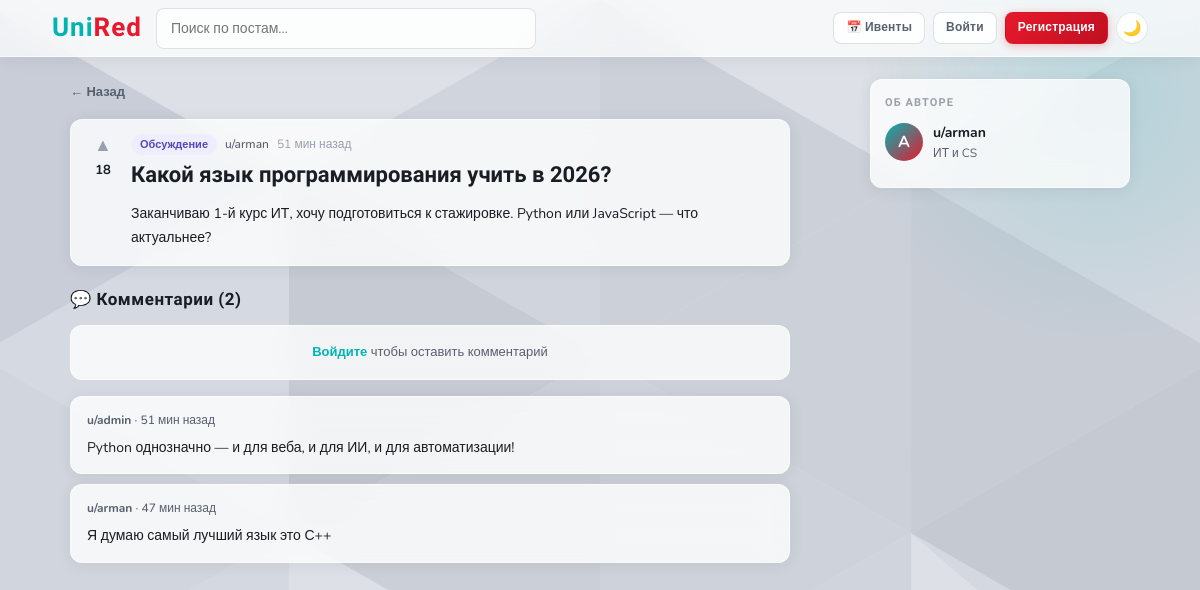
Screenshot of /post/2 with the database file from the repository.
### tables this page shows
CREATE TABLE posts (
            id INTEGER PRIMARY KEY AUTOINCREMENT,
            user_id INTEGER NOT NULL,
            title TEXT NOT NULL,
            body TEXT NOT NULL,
            tag TEXT DEFAULT 'discuss',
            votes INTEGER DEFAULT 0,
            pinned INTEGER DEFAULT 0,
            created_at TEXT DEFAULT (datetime('now')),
            FOREIGN KEY (user_id) REFERENCES users(id)
        );

CREATE TABLE users (
            id INTEGER PRIMARY KEY AUTOINCREMENT,
            username TEXT UNIQUE NOT NULL,
            email TEXT UNIQUE NOT NULL,
            password TEXT NOT NULL,
            faculty TEXT DEFAULT '',
            role TEXT DEFAULT 'student',
            created_at TEXT DEFAULT (datetime('now'))
        , bio TEXT DEFAULT '');

CREATE TABLE comments (
            id INTEGER PRIMARY KEY AUTOINCREMENT,
            post_id INTEGER NOT NULL,
            user_id INTEGER NOT NULL,
            body TEXT NOT NULL,
            created_at TEXT DEFAULT (datetime('now')),
            FOREIGN KEY (post_id) REFERENCES posts(id),
            FOREIGN KEY (user_id) REFERENCES users(id)
        );

### unired/app.py (the view)
@app.route('/post/<int:post_id>')
def post_detail(post_id):
    conn = get_db()
    post = conn.execute('SELECT p.*, u.username, u.faculty FROM posts p JOIN users u ON p.user_id=u.id WHERE p.id=?', (post_id,)).fetchone()
    if not post: conn.close(); return redirect(url_for('index'))
    comments = conn.execute('SELECT c.*, u.username FROM comments c JOIN users u ON c.user_id=u.id WHERE c.post_id=? ORDER BY c.created_at ASC', (post_id,)).fetchall()
    attachments = conn.execute('SELECT * FROM attachments WHERE post_id=?', (post_id,)).fetchall()
    conn.close()
    user = current_user()
    return render_template('post.html', post=post, comments=comments, attachments=attachments, user=user)

### unired/app.py (called while the page is built)
def get_db():
    conn = sqlite3.connect(DB)
    conn.row_factory = sqlite3.Row
    return conn

def current_user():
    if 'user_id' in session:
        conn = get_db()
        user = conn.execute('SELECT * FROM users WHERE id=?', (session['user_id'],)).fetchone()
        conn.close()
        return user
    return None

def time_ago(dt_str):
    try:
        dt = datetime.strptime(dt_str, '%Y-%m-%d %H:%M:%S')
        diff = datetime.now() - dt
        if diff.seconds < 60: return 'только что'
        if diff.seconds < 3600: return f'{diff.seconds//60} мин назад'
        if diff.days == 0: return f'{diff.seconds//3600} ч назад'
        if diff.days == 1: return 'вчера'
        return f'{diff.days} дн назад'
    except:
        return dt_str

### unired/templates/post.html (shortened to what this page needs)
{% extends "base.html" %}
{% block content %}
<div style="max-width:1100px;margin:0 auto;padding:22px 20px;display:grid;grid-template-columns:1fr 260px;gap:20px;align-items:start">
<div class="detail-wrap">
  <a href="/" style="font-size:13px;color:var(--muted);display:inline-flex;align-items:center;gap:4px;margin-bottom:16px;font-weight:600">← Назад</a>
  <div class="post-card" style="margin-bottom:20px">
    <div class="vote-col">
      <button class="vote-btn" data-id="{{ post.id }}" onclick="vote({{ post.id }}, this)">▲</button>
      <span class="vote-count" id="votes-{{ post.id }}">{{ post.votes }}</span>
    </div>
    <div class="post-body-wrap">
      <div class="post-meta">
        <span class="tag-badge tag-{{ post.tag }}">
          {% if post.tag=='news' %}Новости{% elif post.tag=='event' %}Ивент{% elif post.tag=='discuss' %}Обсуждение{% elif post.tag=='help' %}Вопрос{% elif post.tag=='admin' %}Объявление{% else %}{{ post.tag }}{% endif %}
        </span>
        <span class="post-author">u/{{ post.username }}</span>
        <span class="post-time">{{ time_ago(post.created_at) }}</span>
      </div>
      <div style="font-family:'Rajdhani',sans-serif;font-size:22px;font-weight:700;margin-bottom:12px;line-height:1.3">{{ post.title }}</div>
      <div style="font-size:14px;line-height:1.75;color:var(--text);white-space:pre-line">{{ post.body }}</div>
    </div>
  </div>
  <div class="comments-title">💬 Комментарии ({{ comments|length }})</div>
  {% if user %}
  <div class="comment-form">
    <form method="post" action="/comment/{{ post.id }}">
      <textarea name="body" placeholder="Напишите комментарий..." required></textarea>
      <div style="display:flex;justify-content:flex-end">
        <button type="submit" class="btn btn-teal btn-sm">Отправить</button>
      </div>
    </form>
  </div>
  {% else %}
  <div style="background:var(--surface);backdrop-filter:var(--glass);border:1px solid var(--border);border-radius:var(--radius);padding:16px;margin-bottom:16px;text-align:center;font-size:13px;color:var(--muted)">
    <a href="/login" style="color:var(--teal);font-weight:700">Войдите</a> чтобы оставить комментарий
  </div>
  {% endif %}
  {% for c in comments %}
  <div class="comment-box">
    <div class="comment-meta"><strong>u/{{ c.username }}</strong> · {{ time_ago(c.created_at) }}</div>
    <div class="comment-body">{{ c.body }}</div>
  </div>
  {% else %}
  <div class="empty" style="padding:30px 0">
    <p style="color:var(--hint)">Комментариев пока нет. Будьте первым!</p>
  </div>
  {% endfor %}
</div>
<div>
  <div class="sidebar-card">
    <div class="sidebar-card-title">Об авторе</div>
    <div style="display:flex;align-items:center;gap:10px;margin-bottom:10px">
      <div class="avatar" style="width:38px;height:38px;font-size:16px">{{ post.username[0].upper() }}</div>
      <div>
        <div style="font-weight:700;font-size:14px">u/{{ post.username }}</div>
        {% if post.faculty %}<div style="font-size:12px;color:var(--muted)">{{ post.faculty }}</div>{% endif %}
      </div>
    </div>
  </div>
</div>
</div>
{% endblock %}

### unired/templates/base.html (style rules this page uses)
:root { --bg: #dde0e6; --surface: rgba(255,255,255,0.78); --surface-solid: #ffffff; --border: rgba(255,255,255,0.55); --border-dark: rgba(0,0,0,0.08); --text: #191d24; --muted: #57606e; --hint: #99a0ad; --accent: #e8192c; --accent-light: #ffeaec; --teal: #00b4b4; --teal-dark: #009090; --teal-light: #e0f7f7; --blue: #185fa5; --blue-light: #e6f1fb; --green: #1d9e75; --green-light: #e1f5ee; --purple: #534ab7; --purple-light: #eeedfe; --amber: #ba7517; --amber-light: #faeeda; --radius: 12px; --radius-sm: 8px; --glass: blur(14px); --shadow: 0 2px 16px rgba(0,0,0,0.07); --shadow-md: 0 4px 24px rgba(0,0,0,0.1); }
* { box-sizing: border-box; margin: 0; padding: 0; }
body { font-family: 'Nunito', sans-serif; color: var(--text); line-height: 1.6; font-size: 15px; min-height: 100vh; background: var(--bg); position: relative; }
body::before { content: ''; position: fixed; inset: 0; z-index: -2; }
body::after { content: ''; position: fixed; top: -150px; right: -150px; z-index: -1; width: 500px; height: 500px; border-radius: 50%; background: radial-gradient(circle, rgba(0,180,180,0.15) 0%, transparent 68%); pointer-events: none; }
a { color: inherit; text-decoration: none; }
.avatar { width: 28px; height: 28px; border-radius: 50%; background: linear-gradient(135deg, var(--teal), var(--accent)); color: #fff; display: flex; align-items: center; justify-content: center; font-size: 12px; font-weight: 700; flex-shrink: 0; }
.sidebar-card { background: var(--surface); backdrop-filter: var(--glass); -webkit-backdrop-filter: var(--glass); border: 1px solid var(--border); border-radius: var(--radius); padding: 14px; margin-bottom: 12px; box-shadow: var(--shadow); }
.sidebar-card-title { font-family: 'Rajdhani', sans-serif; font-size: 11px; font-weight: 700; color: var(--hint); text-transform: uppercase; letter-spacing: 0.1em; margin-bottom: 10px; }
.post-card { background: var(--surface); backdrop-filter: var(--glass); -webkit-backdrop-filter: var(--glass); border: 1px solid var(--border); border-radius: var(--radius); padding: 14px 16px; margin-bottom: 10px; display: flex; gap: 12px; transition: all 0.18s; box-shadow: var(--shadow); }
.vote-col { display: flex; flex-direction: column; align-items: center; gap: 4px; min-width: 32px; }
.vote-btn { background: none; border: none; cursor: pointer; color: var(--hint); font-size: 18px; line-height: 1; padding: 2px; border-radius: 4px; transition: all 0.12s; }
.vote-count { font-size: 13px; font-weight: 700; color: var(--text); }
.post-body-wrap { flex: 1; min-width: 0; }
.post-meta { display: flex; align-items: center; gap: 8px; margin-bottom: 6px; flex-wrap: wrap; }
.tag-badge { font-size: 11px; font-weight: 700; padding: 2px 9px; border-radius: 20px; }
.tag-discuss { background: var(--purple-light); color: var(--purple); }
.post-author { font-size: 12px; color: var(--muted); font-weight: 500; }
.post-time { font-size: 12px; color: var(--hint); }
.detail-wrap { max-width: 720px; }
.comment-box { background: var(--surface); backdrop-filter: var(--glass); border: 1px solid var(--border); border-radius: var(--radius); padding: 14px 16px; margin-bottom: 10px; box-shadow: var(--shadow); }
.comment-meta { font-size: 12px; color: var(--muted); margin-bottom: 6px; font-weight: 500; }
.comment-body { font-size: 14px; line-height: 1.65; }
.comments-title { font-family: 'Rajdhani', sans-serif; font-size: 17px; font-weight: 700; margin: 20px 0 12px; letter-spacing: 0.03em; }

### rows the page displays
posts: votes "18", created_at "51 мин назад", title "Какой язык программирования учить в 2026?", body "Заканчиваю 1-й курс ИТ, хочу подготовиться к стажировке. Python или JavaScript — что актуальнее?"
users: username "arman", username "A", faculty "ИТ и CS"
comments: username "admin", created_at "51 мин назад", body "Python однозначно — и для веба, и для ИИ, и для автоматизации!"
comments: username "arman", created_at "47 мин назад", body "Я думаю самый лучший язык это С++"

### other values shown
{{ comments|length }} "2"
